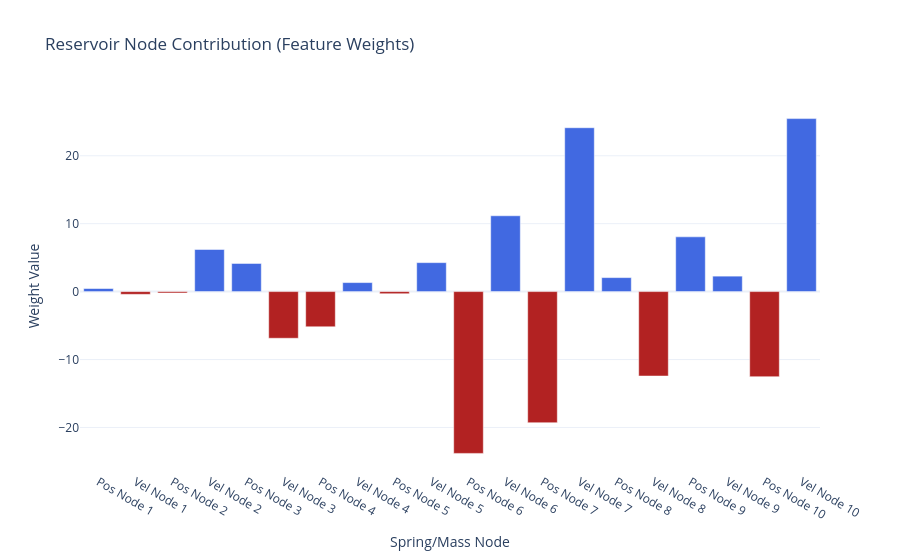

Write notebook code for a chart like this one.
### Code cell
weights = ridge_model.coef_
labels = [
    f"{'Pos' if i % 2 == 0 else 'Vel'} Node {i//2 + 1}" for i in range(len(weights))
]

fig = go.Figure(
    data=[
        go.Bar(
            x=labels,
            y=weights,
            marker_color=np.where(
                weights >= 0, "royalblue", "firebrick"
            ),  # Blue for +, Red for -
        )
    ]
)

fig.update_layout(
    title="Reservoir Node Contribution (Feature Weights)",
    xaxis_title="Spring/Mass Node",
    yaxis_title="Weight Value",
    template="plotly_white",
)

fig.show()

### Figure 1 — Plotly figure (JSON) as saved in the notebook; plotly's stock layout.template omitted (floating-point values rounded to 4 significant figures)
{"data": [{"marker": {"color": ["royalblue", "firebrick", "firebrick", "royalblue", "royalblue", "firebrick", "firebrick", "royalblue", "firebrick", "royalblue", "firebrick", "royalblue", "firebrick", "royalblue", "royalblue", "firebrick", "royalblue", "royalblue", "firebrick", "royalblue"]}, "type": "bar", "x": ["Pos Node 1", "Vel Node 1", "Pos Node 2", "Vel Node 2", "Pos Node 3", "Vel Node 3", "Pos Node 4", "Vel Node 4", "Pos Node 5", "Vel Node 5", "Pos Node 6", "Vel Node 6", "Pos Node 7", "Vel Node 7", "Pos Node 8", "Vel Node 8", "Pos Node 9", "Vel Node 9", "Pos Node 10", "Vel Node 10"], "y": [0.4505, -0.4072, -0.2058, 6.201, 4.141, -6.871, -5.184, 1.327, -0.3155, 4.265, -23.82, 11.16, -19.31, 24.13, 2.06, -12.43, 8.062, 2.275, -12.53, 25.47]}], "layout": {"title": {"text": "Reservoir Node Contribution (Feature Weights)"}, "xaxis": {"title": {"text": "Spring/Mass Node"}}, "yaxis": {"title": {"text": "Weight Value"}}}}
